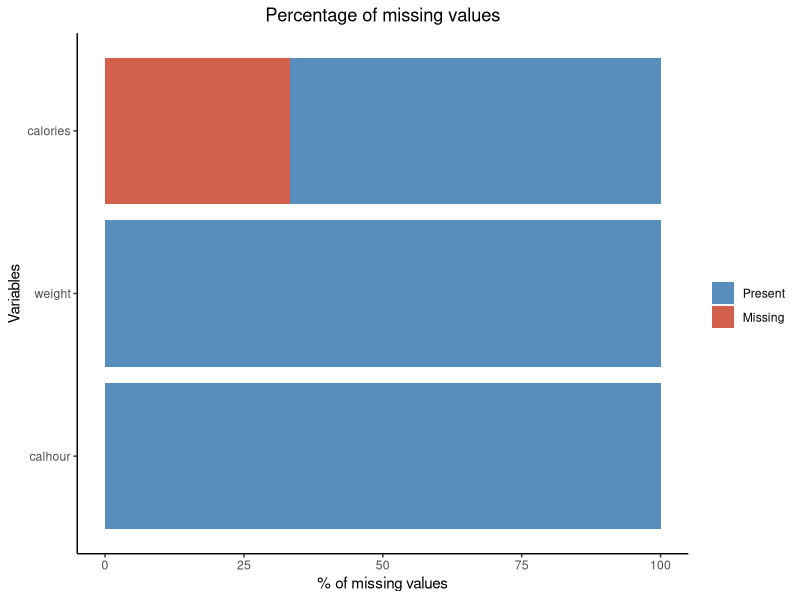
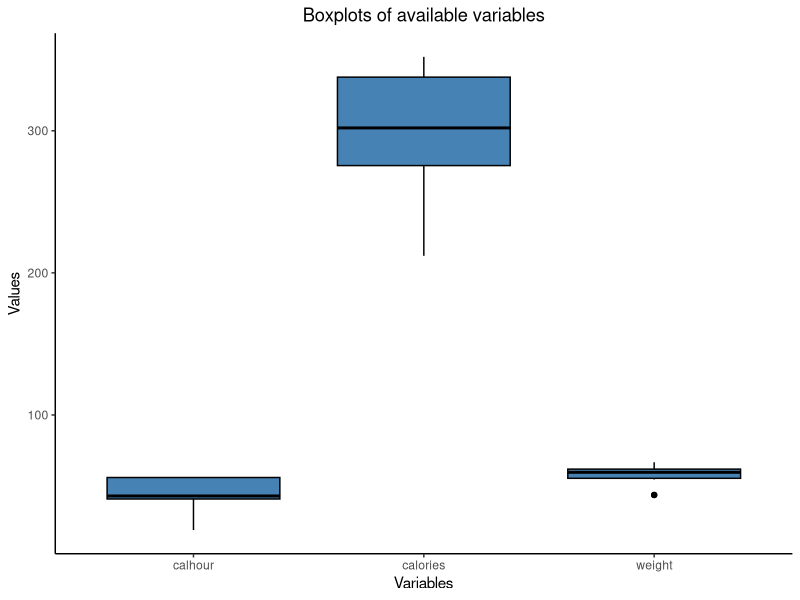
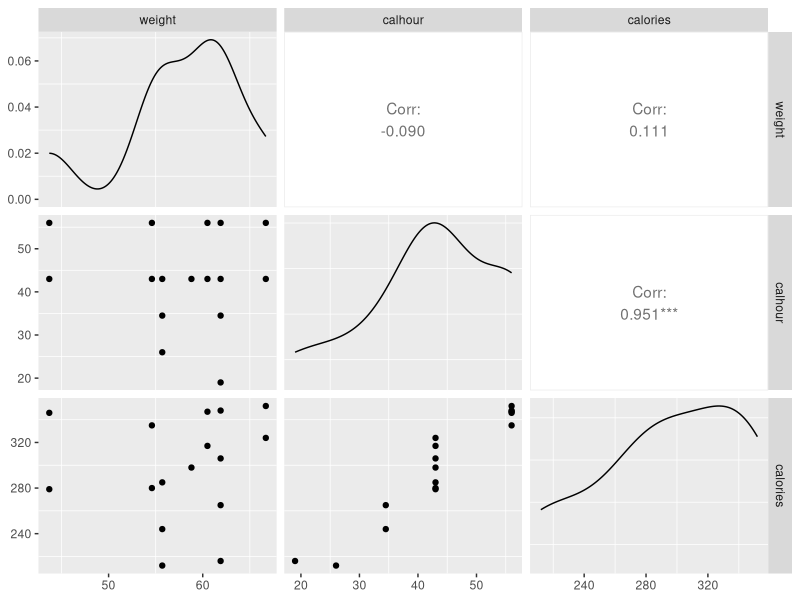
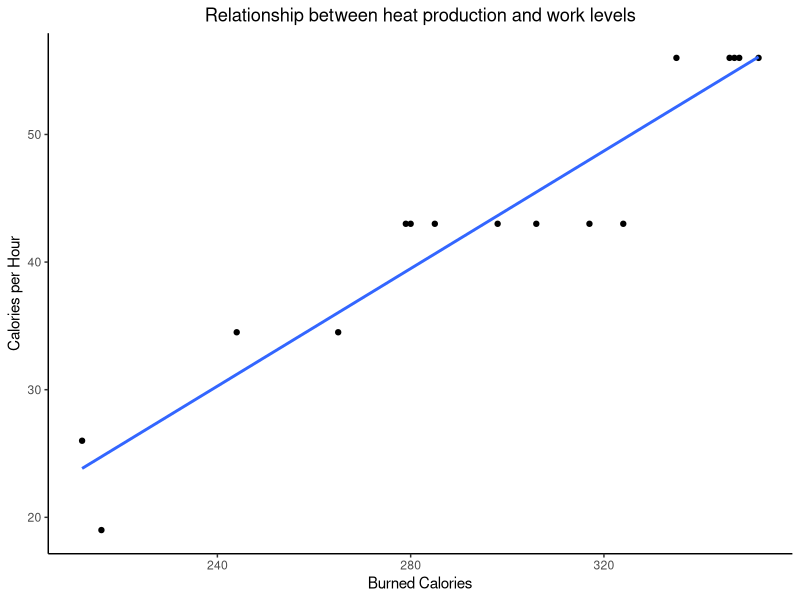
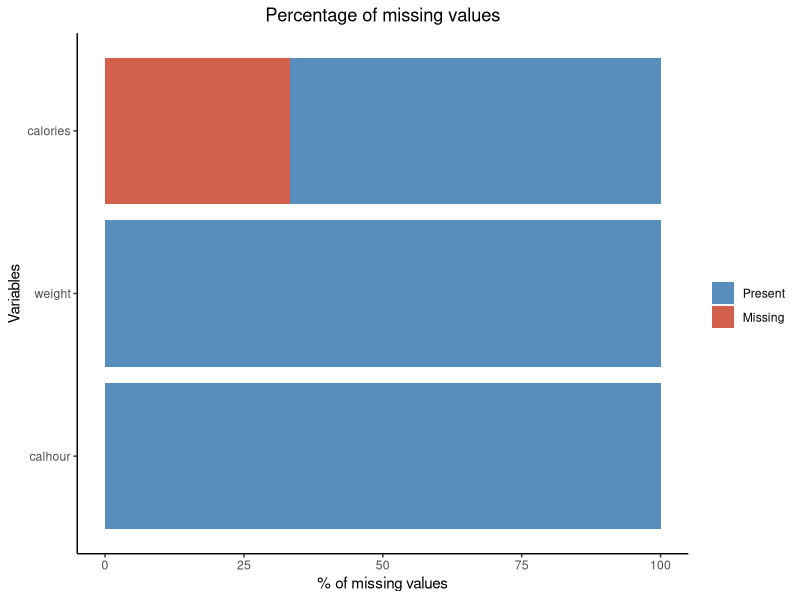
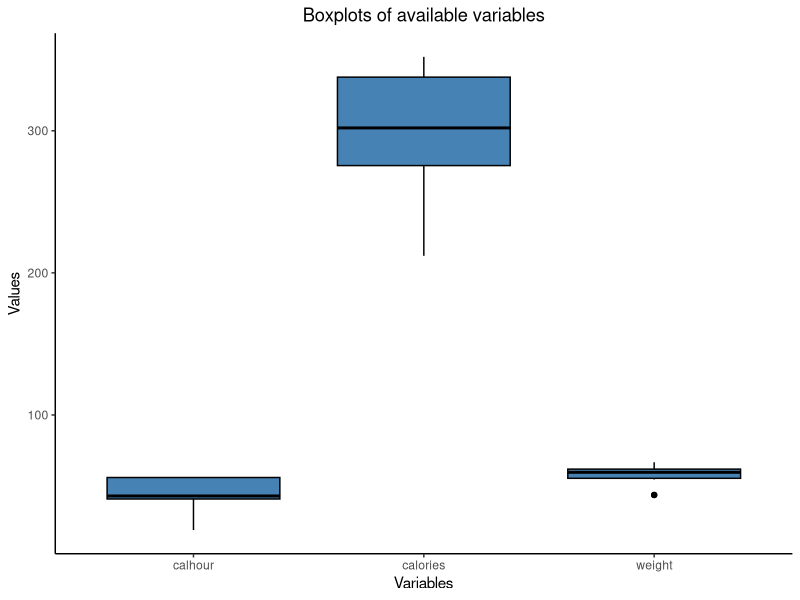
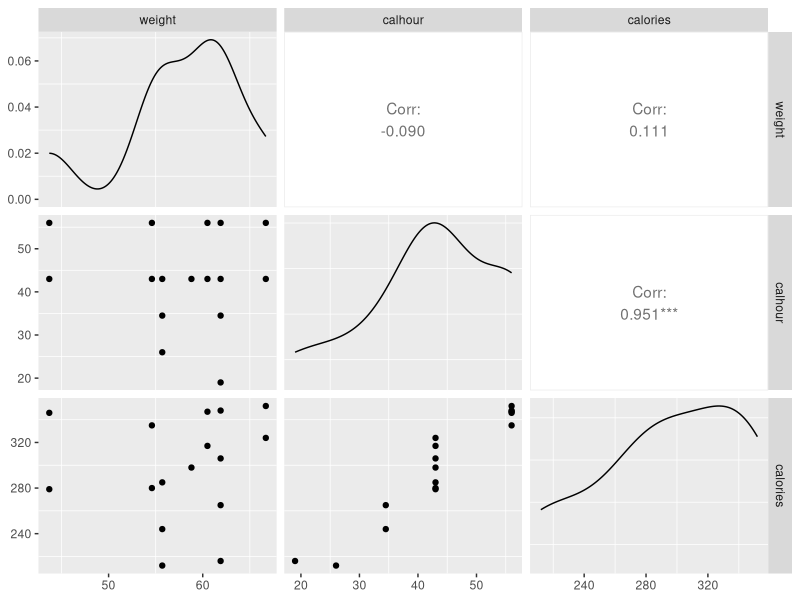
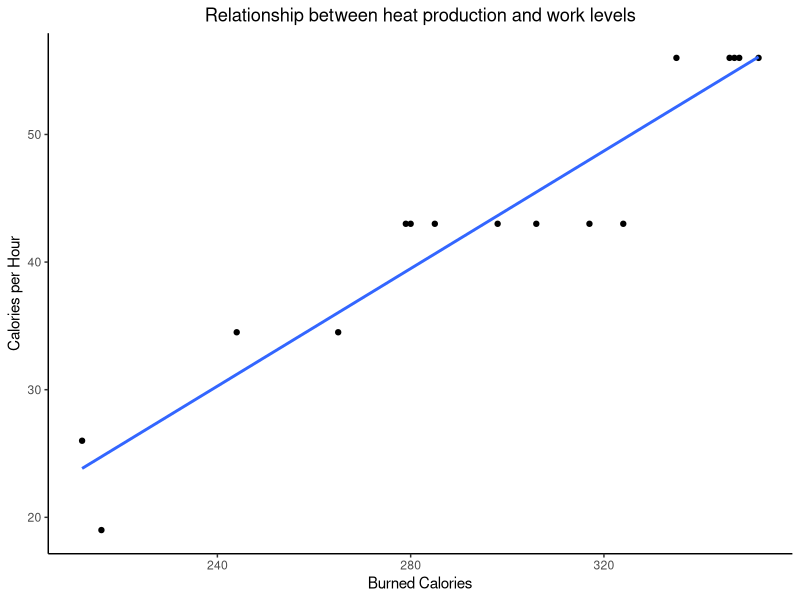

Write the R code that produced these figures, in order. (Note: this script raises an error after producing the figures.)
library(tidyverse)
library(GGally)

dataframe <- read.table('./muscle-incomplete.txt', header = TRUE)

# Exploring missing data by visual aids
missing_values <- dataframe %>%
  	gather(key = 'key', value = 'val') %>%
  	mutate(isna = is.na(val)) %>%
  	group_by(key) %>%
	mutate(total = n()) %>%
	group_by(key, total, isna) %>%
	summarise(num.isna = n()) %>%
	mutate(pct = num.isna / total * 100)

percentage.plot <- ggplot(data = missing_values) +
	geom_bar(aes(x = reorder(key, desc(pct)), y = pct, fill = isna), stat = 'identity', alpha = 0.9) +
	scale_fill_manual(name = '', values = c('steelblue', 'tomato3'), labels = c('Present', 'Missing')) +
	coord_flip() +
	labs(title = 'Percentage of missing values', x = 'Variables', y = '% of missing values') +
	theme_classic() +
	theme(plot.title = element_text(hjust = 0.5))

percentage.plot

dataframe <- na.omit(dataframe)

# Descriptive statistics
dataframe %>% select(weight, calhour, calories) %>%
	pivot_longer(data = ., cols = c(weight, calhour, calories), names_to = 'Variables', values_to = 'Values') %>%
	ggplot(aes(x = Variables, y = Values)) +
	geom_boxplot(color = 'black', fill = 'steelblue') +
	labs(title = 'Boxplots of available variables') +
	theme_classic() +
	theme(plot.title = element_text(hjust = 0.5))
# No outliners

dataframe %>% ggpairs(data = ., ) + theme(panel.grid.major = element_blank())

# There is high positive correlation between variables calories and calories per hour
dataframe %>% ggplot(data = ., aes(x = calories, y = calhour)) +
	geom_point() +
	geom_smooth(method = 'lm', se = FALSE) +
	labs(x = 'Burned Calories', y = 'Calories per Hour',
		 title = 'Relationship between heat production and work levels') +
	theme_classic() +
	theme(plot.title = element_text(hjust = 0.5))

# Exploring the results of linear regression
model <- lm(calhour ~ calories, data = dataframe)
summary(model)
model1 <- lm(calhour ~ calories + weight, data = dataframe)
summary(model1)	# Adding weight as second predictor slightly improve R-squared

# ExploreData.R
# This R file will analyse the data with visual tools.

## setting the working directory
install.packages('rstudioapi')
library("rstudioapi") 
## set working directory
setwd(dirname(getActiveDocumentContext()$path))
## read data
dataframe <- read.table('../muscle-incomplete.txt', header = TRUE)

## packages needed for analysis
install.packages('tidyverse')
install.packages('GGally')
library(tidyverse)
library(GGally)

# Exploring missing data by visual aids
missing_values <- dataframe %>%
  gather(key = 'key', value = 'val') %>%
  mutate(isna = is.na(val)) %>%
  group_by(key) %>%
  mutate(total = n()) %>%
	group_by(key, total, isna) %>%
	summarise(num.isna = n()) %>%
  mutate(pct = num.isna / total * 100)

percentage.plot <- ggplot(data = missing_values) +
	geom_bar(aes(x = reorder(key, desc(pct)), y = pct, fill = isna), stat = 'identity', alpha = 0.9) +
	scale_fill_manual(name = '', values = c('steelblue', 'tomato3'), labels = c('Present', 'Missing')) +
	coord_flip() +
	labs(title = 'Percentage of missing values', x = 'Variables', y = '% of missing values') +
	theme_classic() +
	theme(plot.title = element_text(hjust = 0.5))

percentage.plot

dataframe <- na.omit(dataframe)

# Descriptive statistics
dataframe %>% select(weight, calhour, calories) %>%
	pivot_longer(data = ., cols = c(weight, calhour, calories), names_to = 'Variables', values_to = 'Values') %>%
	ggplot(aes(x = Variables, y = Values)) +
	geom_boxplot(color = 'black', fill = 'steelblue') +
	labs(title = 'Boxplots of available variables') +
	theme_classic() +
	theme(plot.title = element_text(hjust = 0.5))
# No outliners

dataframe %>% ggpairs(data = ., ) + theme(panel.grid.major = element_blank())

# There is high positive correlation between variables calories and calories per hour
dataframe %>% ggplot(data = ., aes(x = calories, y = calhour)) +
	geom_point() +
	geom_smooth(method = 'lm', se = FALSE) +
	labs(x = 'Burned Calories', y = 'Calories per Hour',
		 title = 'Relationship between heat production and work levels') +
	theme_classic() +
	theme(plot.title = element_text(hjust = 0.5))

# Exploring the results of linear regression
model <- lm(calhour ~ calories, data = dataframe)
summary(model)
model1 <- lm(calhour ~ calories + weight, data = dataframe)
summary(model1)	# Adding weight as second predictor slightly improve R-squared


## creating visual aid for data analysis
install.packages("ggpubr")
library(ggpubr)
# A separate boxplot per variable
ggboxplot(data, y="weight", xlab="")
ggboxplot(data, y="calhour")
ggboxplot(data, y="calories")
# A combined boxplot for a variables
ggboxplot(data, y=c("weight", "calhour", "calories"), combine=TRUE)
# Scatterplots for the data
pairs(~weight+calhour+calories, data=data, method="pearson",
      lm=TRUE)
lm_weight_calories = lm(weight~calories, data=data)


## estimating correlations
correlation_weight_calhour = cor(data$weight, data$calhour)
correlation_weight_calories = cor(data$weight, data$calories) # Na values make this command fail
correlation_calories_calhour = cor(data$calories, data$calhour) # Na values make this command fail
